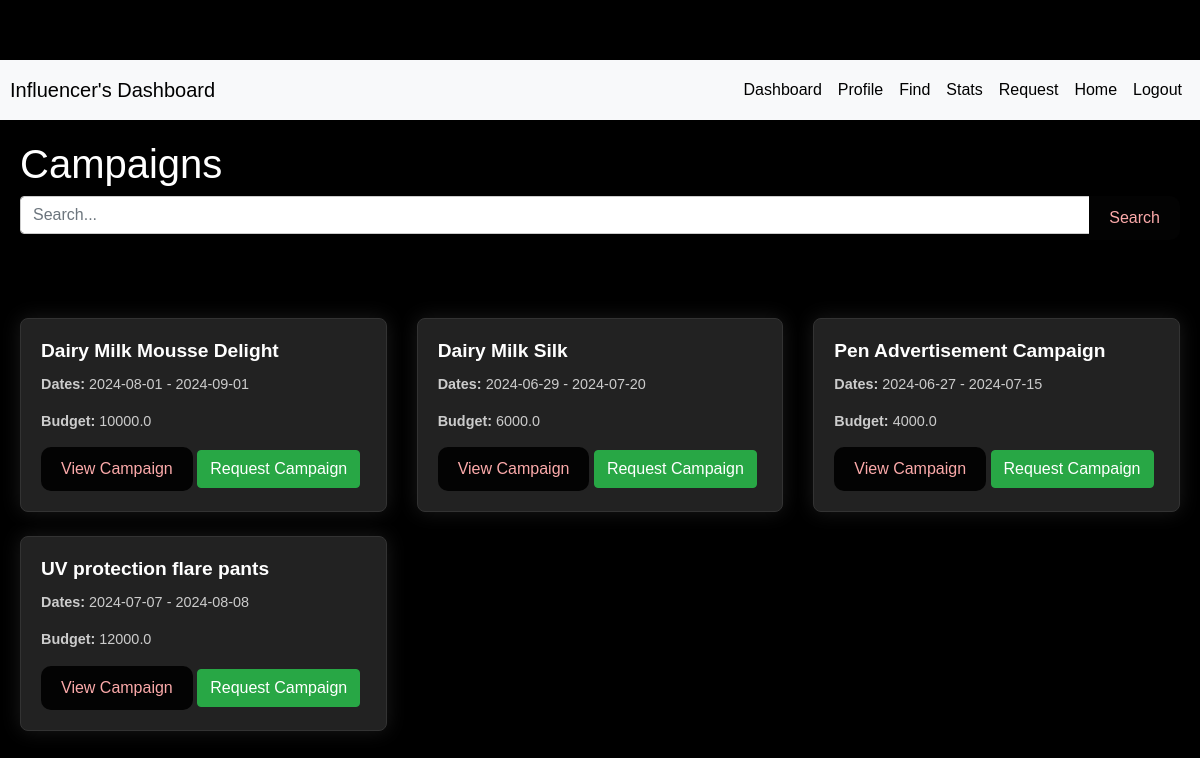
The app's page /find_influencer (signed in) with its own data.
### tables this page shows
CREATE TABLE campaign (
                        id INTEGER PRIMARY KEY AUTOINCREMENT,
                        sponsor_id INTEGER NOT NULL,
                        title TEXT NOT NULL,
                        description TEXT,
                        image_url TEXT,
                        niche TEXT,
                        start_date TEXT,
                        end_date TEXT,
                        budget REAL,
                        FOREIGN KEY(sponsor_id) REFERENCES user(id)
                      );

### project/app.py (the view)
@app.route('/find_influencer')
@login_required  # Ensure the user is logged in
def find_influencer():
    search_query = request.args.get('search', '')
    db = get_db()
    cursor = db.cursor()
    if search_query:
        cursor.execute('SELECT * FROM campaign WHERE title LIKE ?', ('%' + search_query + '%',))
    else:
        cursor.execute('SELECT * FROM campaign')
    campaigns = cursor.fetchall()
    cursor.execute('SELECT * FROM user WHERE role = ?', ('influencer',))
    influencers = cursor.fetchall()
    return render_template('find_influencer.html', campaigns=campaigns, influencers=influencers, search_query=search_query)

### project/app.py (called while the page is built)
def get_db():
    conn = sqlite3.connect(DATABASE)
    conn.row_factory = sqlite3.Row
    return conn

@app.before_request
def initialize_db():
    global db_initialized
    if not db_initialized:
        create_tables()
        db_initialized = True

def login_required(f):
    @wraps(f)
    def decorated_function(*args, **kwargs):
        if 'username' not in session:
            flash('Please log in to access this page.', 'danger')
            return redirect(url_for('login'))
        return f(*args, **kwargs)
    return decorated_function

### project/templates/find_influencer.html (shortened to what this page needs)
<!DOCTYPE html>
<html lang="en">
<head>
    <link href="https://stackpath.bootstrapcdn.com/bootstrap/4.5.2/css/bootstrap.min.css" rel="stylesheet">
    <link href="{{ url_for('static', filename='styles.css') }}" rel="stylesheet">
</head>
<body>
    <nav class="navbar navbar-expand-lg navbar-light bg-light">
        <a class="navbar-brand" href="#">Influencer's Dashboard</a>
        <div class="collapse navbar-collapse" id="navbarNav">
            <ul class="navbar-nav ml-auto">
                <li class="nav-item">
                    <a class="nav-link" href="{{ url_for('influencer_dashboard') }}">Dashboard</a>
                </li>
                <li class="nav-item">
                    <a class="nav-link" href="{{ url_for('profile_influencer') }}">Profile</a>
                </li>
                <li class="nav-item">
                    <a class="nav-link" href="{{ url_for('find_influencer') }}">Find</a>
                </li>
                <li class="nav-item">
                    <a class="nav-link" href="{{ url_for('stats_influencer') }}">Stats</a>
                </li>
                <li class="nav-item active">
                    <a class="nav-link" href="{{ url_for('requests_to_influencer') }}">Request</a>
                </li>
                <li class="nav-item active">
                    <a class="nav-link" href="{{ url_for('index') }}">Home</a>
                </li>
                <li class="nav-item">
                    <a class="nav-link" href="{{ url_for('logout') }}">Logout</a>
                </li>
            </ul>
        </div>
    </nav>
    <div class="container">
        <h1>Campaigns</h1>
        <form class="search-form" method="get" action="{{ url_for('find_influencer') }}">
            <div class="input-group">
                <input type="text" name="search" class="form-control" placeholder="Search..." value="{{ search_query }}">
                <div class="input-group-append">
                    <button type="submit" class="btn btn-primary">Search</button>
                </div>
            </div>
        </form>
        <br><br>
        <div class="row campaigns-container">
            {% for campaign in campaigns %}
            <div class="col-lg-4 col-md-6 mb-4">
                <div class="card h-100">
                    <div class="card-body">
                        <h2 class="card-title">{{ campaign.title }}</h2>
                        <p class="card-text"><strong>Dates:</strong> {{ campaign.start_date }} - {{ campaign.end_date }}</p>
                        <p class="card-text"><strong>Budget:</strong> {{ campaign.budget }}</p>
                        <a href="{{ url_for('view_campaign_for_influencer', campaign_id=campaign.id) }}" class="btn btn-primary">View Campaign</a>
                        {% if campaign.requested %}
                        <button type="button" class="btn btn-warning unrequest-btn"
                                data-campaign-id="{{ campaign.id }}">Unrequest Campaign</button>
                        <p class="card-text"><strong>Status:</strong> Pending</p>
                        {% else %}
                        <button type="button" class="btn btn-success request-btn"
                                data-campaign-id="{{ campaign.id }}">Request Campaign</button>
                        {% endif %}
                    </div>
                </div>
            </div>
            {% endfor %}
        </div>
    </div>
</body>
</html>

### project/static/styles.css (style rules this page uses)
body { padding-top: 60px; }
.container { max-width: 600px; margin: 0 auto; }
body { background-color: #000000; color: #cccccc; font-family: Arial, sans-serif; }
.navbar { background-color: #000000; }
.navbar-brand, .navbar-nav .nav-link { text-align: center; color: #000000 !important; }
.form-control { border: 1px solid #cccccc; background-color: #ffffff; color:#000000; }
.btn-primary { background-color: #ffcc99; border-color: #ffcc99; color: #000000; }

### project/templates/find_influencer.html (style rules this page uses)
* { margin: 0; padding: 0; box-sizing: border-box; }
body { font-family: Arial, sans-serif; background-color: #000; color: #fff; }
.navbar { background-color: aquamarine; padding: 10px; }
.container { max-width: 1400px; margin: auto; padding: 20px; }
.card { border: 1px solid #333; background-color: #222; border-radius: 8px; box-shadow: 0 0 20px rgba(255, 255, 255, 0.1); transition: transform 0.2s ease-in-out; }
.card-title { font-size: 1.2rem; font-weight: bold; color: #fff; }
.card-body { padding: 20px; }
.card-text { font-size: 0.9rem; color: #ccc; margin-bottom: 15px; }
.btn-primary { background-color: rgb(3, 3, 3); color: rgb(252, 170, 170); border-radius: 10px; padding: 10px 20px; border: none; transition: background-color 0.3s ease-in-out; }
.campaigns-container { margin-top: 30px; }

### records on screen
campaign: title "Dairy Milk Mousse Delight", start_date "2024-08-01", end_date "2024-09-01", budget "10000.0"
campaign: title "Dairy Milk Silk", start_date "2024-06-29", end_date "2024-07-20", budget "6000.0"
campaign: title "Pen Advertisement Campaign", start_date "2024-06-27", end_date "2024-07-15", budget "4000.0"
campaign: title "UV protection flare pants", start_date "2024-07-07", end_date "2024-08-08", budget "12000.0"
